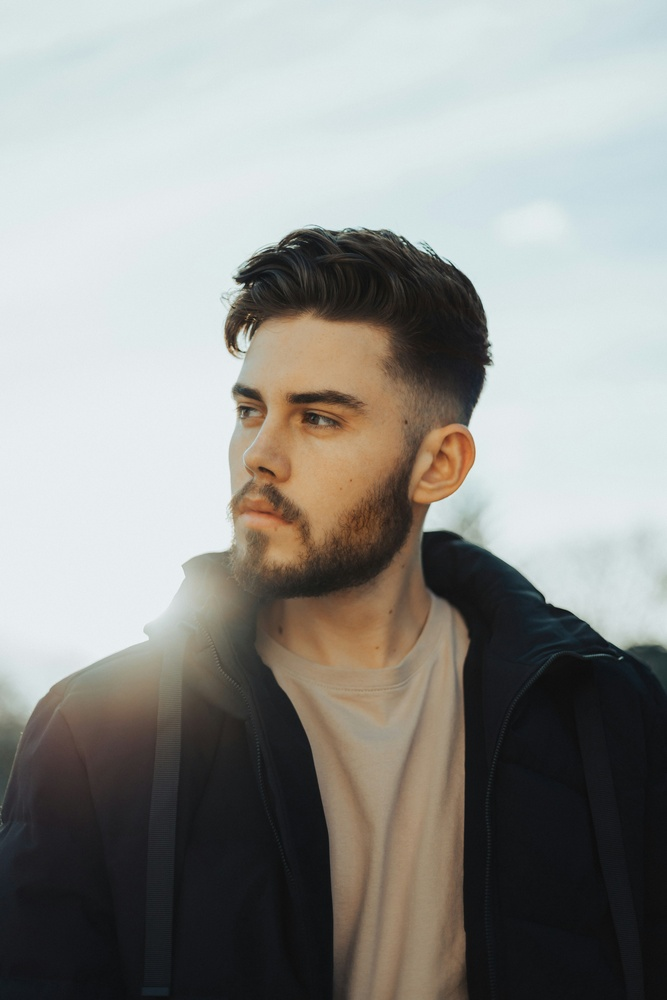
#> input picture 15_Frequency_HPL/image71.jpg, 667 x 1000 px, shrunk from 4480 x 6720 before the run
$ python program.py
#> lines starting #> are read from the running program, lines starting #| are printed output that depends on the picture
import cv2
import numpy as np

img = cv2.imread("image71.jpg",0)
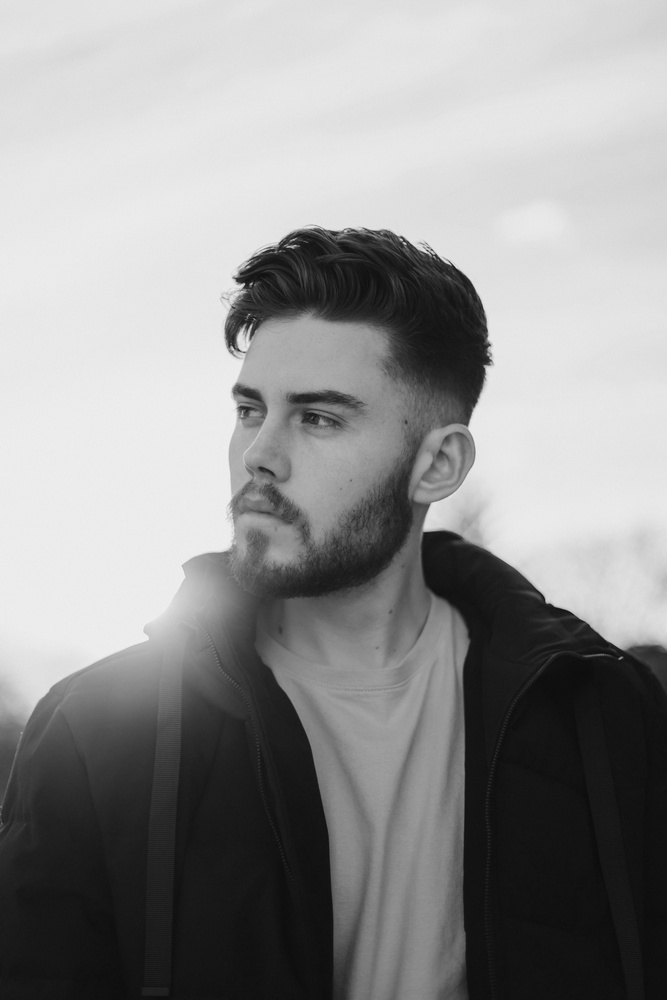
#> img: shape (1000, 667); min 10, max 241, mean 145.4

dft = cv2.dft(np.float32(img),
              flags=cv2.DFT_COMPLEX_OUTPUT)

shift = np.fft.fftshift(dft)

rows, cols = img.shape
#> rows = 1000; cols = 667
crow, ccol = rows//2, cols//2
#> crow = 500; ccol = 333

mask = np.ones((rows,cols,2),np.uint8)

mask[crow-30:crow+30,
     ccol-30:ccol+30] = 0

fshift = shift * mask

ishift = np.fft.ifftshift(fshift)

img_back = cv2.idft(ishift)

img_back = cv2.magnitude(
    img_back[:,:,0],
    img_back[:,:,1]
)
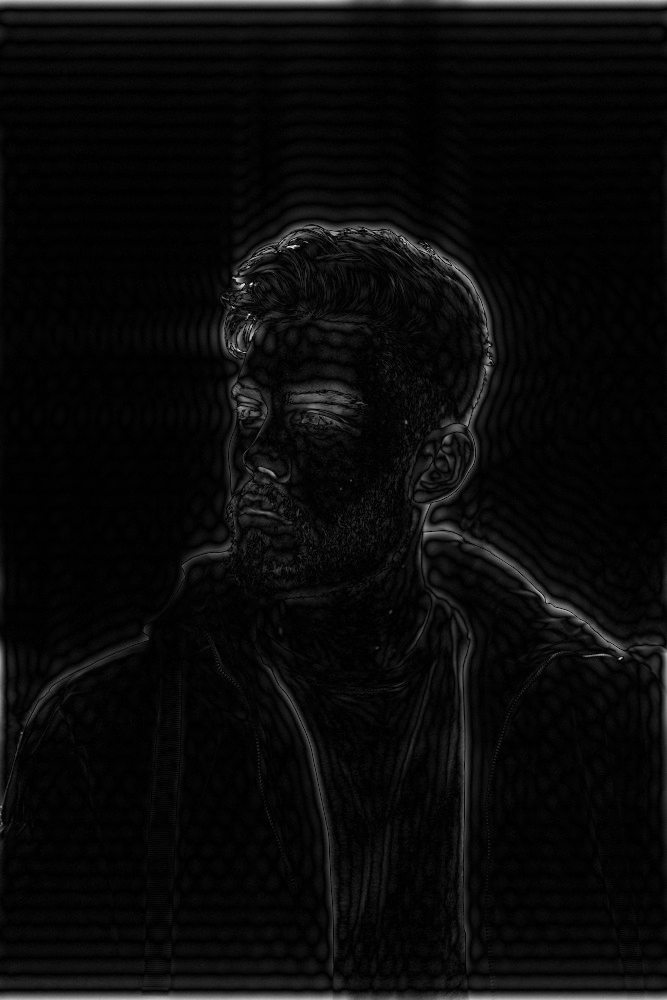
#> img_back: shape (1000, 667) float32; min 939, max 91299160, mean 3713163.8; drawn with min black and max white

cv2.imwrite("output.png", img_back)
